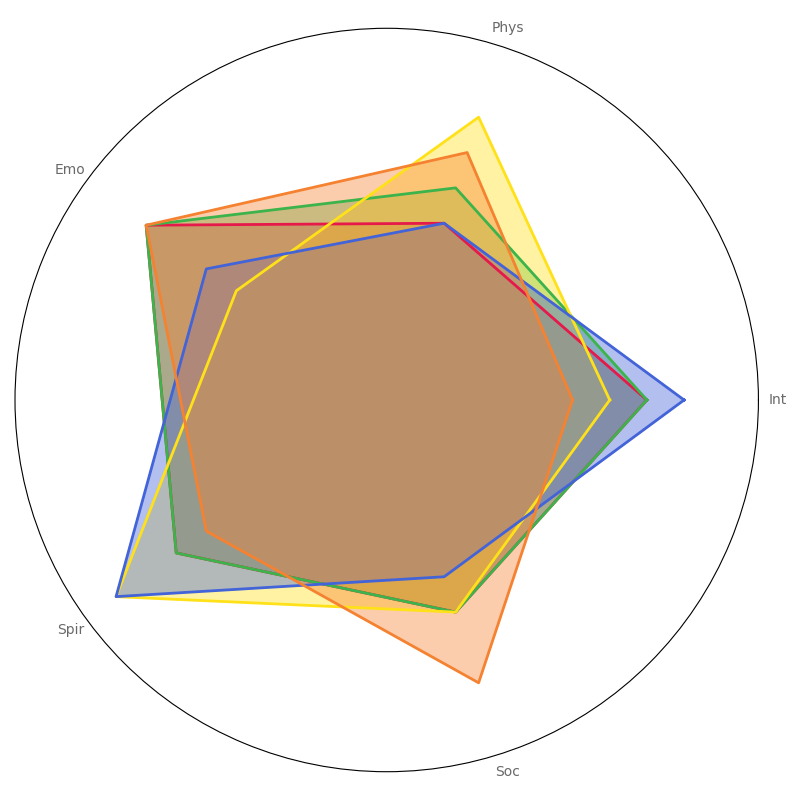

This figure's Python source:
import numpy as np
import matplotlib.pyplot as plt

categories = ['Int', 'Phys', 'Emo', 'Spir', 'Soc']

aries = [7, 5, 8, 7, 6] 
taurus = [7, 6, 8, 7, 6]
gemini = [6, 8, 5, 9, 6]
cancer = [8, 5, 6, 9, 5]
leo = [5, 7, 8, 6, 8]

zodiac_data = np.array([aries, taurus, gemini, cancer, leo])

num_vars = len(categories)
angles = np.linspace(0, 2 * np.pi, num_vars, endpoint=False).tolist()
angles += angles[:1]

def plot_radar(ax, data, colors):
    for idx, d in enumerate(data):
        values = d.tolist()
        values += values[:1]
        ax.plot(angles, values, color=colors[idx], linewidth=2)
        ax.fill(angles, values, color=colors[idx], alpha=0.4)

fig, ax = plt.subplots(figsize=(8, 8), subplot_kw=dict(polar=True))

colors = ['#e6194b', '#3cb44b', '#ffe119', '#4363d8', '#f58231']
plot_radar(ax, zodiac_data, colors)

plt.xticks(angles[:-1], categories, color='dimgray', size=10)

ax.set_yticklabels([])
ax.set_ylim(0, 10)
plt.grid(False)

plt.tight_layout()
plt.show()
